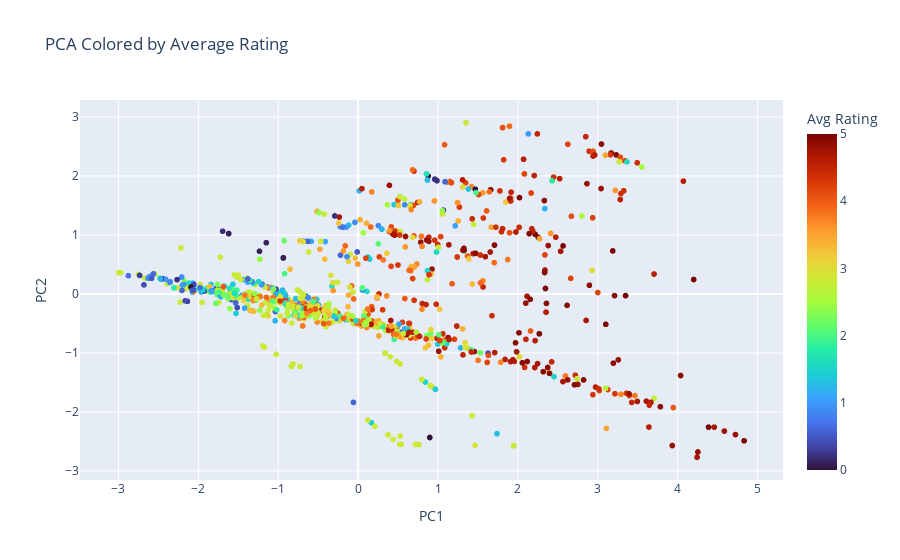
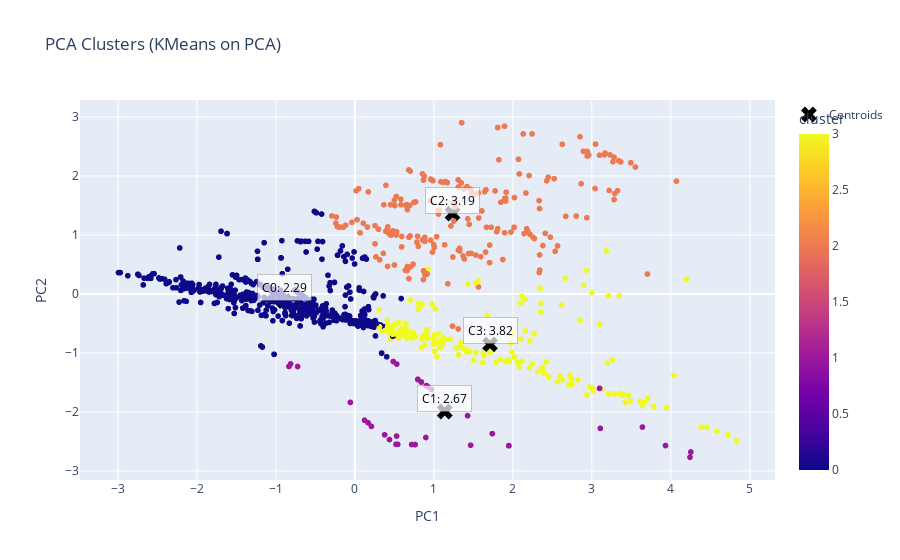

Write notebook code for charts like these, in order.
### Code cell
# A. PCA scatter colored by avg_rating and clustering on PCA
pca_df['cluster'] = labels_km

# Name column for hover
name_candidates = ['coaster_name','ratings_coaster','rfdb_coaster_folder','ratings_url']
name_col = next((c for c in name_candidates if c in df.columns), None)
if name_col is None:
    name_col = 'index'; df = df.reset_index()
pca_df[name_col] = df[name_col]

# PCA scatter colored by rating
fig_pca_rating = px.scatter(pca_df, x='PC1', y='PC2', color='avg_rating', color_continuous_scale='Turbo',
                             hover_data=[name_col], title='PCA Colored by Average Rating')
fig_pca_rating.update_layout(coloraxis_colorbar=dict(title='Avg Rating'))
safe_show(fig_pca_rating, 'pca_colored_by_rating')

# KMeans clustering already computed as labels_km; overlay centroids for clarity
centroids = pca_df.groupby('cluster')[['PC1','PC2']].mean().reset_index()
# Compute mean avg_rating per cluster for labels
rating_means = pca_df.groupby('cluster')['avg_rating'].mean().round(2).reset_index()
centroids = centroids.merge(rating_means, on='cluster', how='left')

fig_pca_clusters = px.scatter(pca_df, x='PC1', y='PC2', color='cluster', hover_data=[name_col,'avg_rating'], title='PCA Clusters (KMeans on PCA)')
fig_pca_clusters.add_scatter(x=centroids['PC1'], y=centroids['PC2'], mode='markers',
                              marker=dict(size=14, symbol='x', color='black'),
                              name='Centroids')
# Add readable labels as annotations with semi-transparent background
annotations = []
for _, row in centroids.iterrows():
    annotations.append(dict(
        x=float(row['PC1']), y=float(row['PC2']),
        xref='x', yref='y',
        text=f"C{int(row['cluster'])}: {float(row['avg_rating']):.2f}",
        showarrow=False,
        font=dict(size=12, color='black'),
        align='center',
        bgcolor='rgba(255,255,255,0.7)',
        bordercolor='rgba(0,0,0,0.2)',
        borderpad=4,
        xanchor='center', yanchor='bottom'
    ))
fig_pca_clusters.update_layout(annotations=annotations)
safe_show(fig_pca_clusters, 'pca_clusters_with_centroids_rating')

### Figure 1 — Plotly figure (JSON) as saved in the notebook; plotly's stock layout.template omitted (floating-point values rounded to 4 significant figures; data arrays with more than 128 entries replaced by an {"elided": "..."} marker saying what was removed)
{"data": [{"customdata": {"elided": "1299x1 str values"}, "hovertemplate": "PC1=%{x}<br>PC2=%{y}<br>ratings_coaster=%{customdata[0]}<br>avg_rating=%{marker.color}<extra></extra>", "legendgroup": "", "marker": {"color": {"elided": "1299 float values"}, "coloraxis": "coloraxis", "symbol": "circle"}, "mode": "markers", "name": "", "showlegend": false, "type": "scattergl", "x": {"elided": "1299 float values"}, "xaxis": "x", "y": {"elided": "1299 float values"}, "yaxis": "y"}], "layout": {"coloraxis": {"colorbar": {"title": {"text": "Avg Rating"}}, "colorscale": [[0, "#30123b"], [0.07143, "#4145ab"], [0.1429, "#4675ed"], [0.2143, "#39a2fc"], [0.2857, "#1bcfd4"], [0.3571, "#24eca6"], [0.4286, "#61fc6c"], [0.5, "#a4fc3b"], [0.5714, "#d1e834"], [0.6429, "#f3c63a"], [0.7143, "#fe9b2d"], [0.7857, "#f36315"], [0.8571, "#d93806"], [0.9286, "#b11901"], [1, "#7a0402"]]}, "legend": {"tracegroupgap": 0}, "title": {"text": "PCA Colored by Average Rating"}, "xaxis": {"anchor": "y", "domain": [0, 1], "title": {"text": "PC1"}}, "yaxis": {"anchor": "x", "domain": [0, 1], "title": {"text": "PC2"}}}}

### Figure 2 — Plotly figure (JSON) as saved in the notebook; plotly's stock layout.template omitted (floating-point values rounded to 4 significant figures; data arrays with more than 128 entries replaced by an {"elided": "..."} marker saying what was removed)
{"data": [{"customdata": {"elided": "1299x2 mixed values"}, "hovertemplate": "PC1=%{x}<br>PC2=%{y}<br>ratings_coaster=%{customdata[0]}<br>avg_rating=%{customdata[1]}<br>cluster=%{marker.color}<extra></extra>", "legendgroup": "", "marker": {"color": {"elided": "1299 int values"}, "coloraxis": "coloraxis", "symbol": "circle"}, "mode": "markers", "name": "", "showlegend": false, "type": "scattergl", "x": {"elided": "1299 float values"}, "xaxis": "x", "y": {"elided": "1299 float values"}, "yaxis": "y"}, {"marker": {"color": "black", "size": 14, "symbol": "x"}, "mode": "markers", "name": "Centroids", "type": "scatter", "x": [-0.8973, 1.137, 1.235, 1.71], "y": [-0.1187, -1.992, 1.361, -0.8543]}], "layout": {"annotations": [{"align": "center", "bgcolor": "rgba(255,255,255,0.7)", "bordercolor": "rgba(0,0,0,0.2)", "borderpad": 4, "font": {"color": "black", "size": 12}, "showarrow": false, "text": "C0: 2.29", "x": -0.8973, "xanchor": "center", "xref": "x", "y": -0.1187, "yanchor": "bottom", "yref": "y"}, {"align": "center", "bgcolor": "rgba(255,255,255,0.7)", "bordercolor": "rgba(0,0,0,0.2)", "borderpad": 4, "font": {"color": "black", "size": 12}, "showarrow": false, "text": "C1: 2.67", "x": 1.137, "xanchor": "center", "xref": "x", "y": -1.992, "yanchor": "bottom", "yref": "y"}, {"align": "center", "bgcolor": "rgba(255,255,255,0.7)", "bordercolor": "rgba(0,0,0,0.2)", "borderpad": 4, "font": {"color": "black", "size": 12}, "showarrow": false, "text": "C2: 3.19", "x": 1.235, "xanchor": "center", "xref": "x", "y": 1.361, "yanchor": "bottom", "yref": "y"}, {"align": "center", "bgcolor": "rgba(255,255,255,0.7)", "bordercolor": "rgba(0,0,0,0.2)", "borderpad": 4, "font": {"color": "black", "size": 12}, "showarrow": false, "text": "C3: 3.82", "x": 1.71, "xanchor": "center", "xref": "x", "y": -0.8543, "yanchor": "bottom", "yref": "y"}], "coloraxis": {"colorbar": {"title": {"text": "cluster"}}, "colorscale": [[0, "#0d0887"], [0.1111, "#46039f"], [0.2222, "#7201a8"], [0.3333, "#9c179e"], [0.4444, "#bd3786"], [0.5556, "#d8576b"], [0.6667, "#ed7953"], [0.7778, "#fb9f3a"], [0.8889, "#fdca26"], [1, "#f0f921"]]}, "legend": {"tracegroupgap": 0}, "title": {"text": "PCA Clusters (KMeans on PCA)"}, "xaxis": {"anchor": "y", "domain": [0, 1], "title": {"text": "PC1"}}, "yaxis": {"anchor": "x", "domain": [0, 1], "title": {"text": "PC2"}}}}
